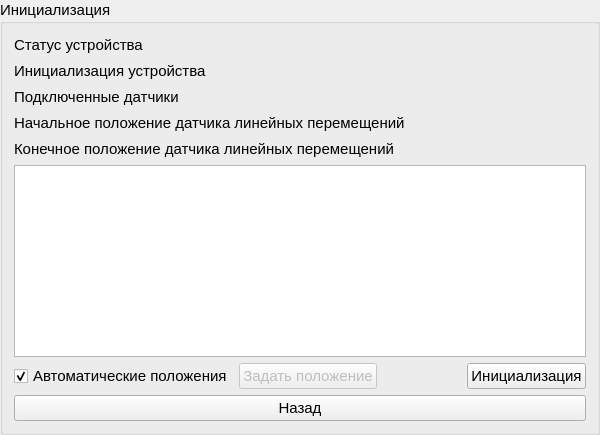
         <widget class="QGroupBox" name="groupBox_init">
          <property name="sizePolicy">
           <sizepolicy hsizetype="Expanding" vsizetype="Preferred">
            <horstretch>0</horstretch>
            <verstretch>0</verstretch>
           </sizepolicy>
          </property>
          <property name="minimumSize">
           <size>
            <width>600</width>
            <height>0</height>
           </size>
          </property>
          <property name="font">
           <font>
            <family>Segoe UI</family>
            <pointsize>11</pointsize>
           </font>
          </property>
          <property name="title">
           <string>Инициализация</string>
          </property>
          <layout class="QVBoxLayout" name="verticalLayout_8">
           <item>
            <layout class="QHBoxLayout" name="horizontalLayout_deviceStatus">
             <item>
              <widget class="QLabel" name="label_deviceStatus">
               <property name="font">
                <font>
                 <family>Segoe UI</family>
                 <pointsize>11</pointsize>
                </font>
               </property>
               <property name="text">
                <string>Статус устройства</string>
               </property>
              </widget>
             </item>
             <item>
              <spacer name="horizontalSpacer_deviceStatus">
               <property name="orientation">
                <enum>Qt::Orientation::Horizontal</enum>
               </property>
               <property name="sizeHint" stdset="0">
                <size>
                 <width>40</width>
                 <height>20</height>
                </size>
               </property>
              </spacer>
             </item>
             <item>
              <widget class="QLabel" name="label_deviceStatusValue">
               <property name="sizePolicy">
                <sizepolicy hsizetype="Preferred" vsizetype="Preferred">
                 <horstretch>0</horstretch>
                 <verstretch>0</verstretch>
                </sizepolicy>
               </property>
               <property name="minimumSize">
                <size>
                 <width>0</width>
                 <height>0</height>
                </size>
               </property>
               <property name="font">
                <font>
                 <family>Segoe UI</family>
                 <pointsize>11</pointsize>
                </font>
               </property>
               <property name="layoutDirection">
                <enum>Qt::LayoutDirection::LeftToRight</enum>
               </property>
               <property name="styleSheet">
                <string notr="true"/>
               </property>
               <property name="text">
                <string/>
               </property>
               <property name="alignment">
                <set>Qt::AlignmentFlag::AlignRight|Qt::AlignmentFlag::AlignTrailing|Qt::AlignmentFlag::AlignVCenter</set>
               </property>
              </widget>
             </item>
            </layout>
           </item>
           <item>
            <layout class="QHBoxLayout" name="horizontalLayout_deviceInit">
             <item>
              <widget class="QLabel" name="label_deviceInit">
               <property name="font">
                <font>
                 <family>Segoe UI</family>
                 <pointsize>11</pointsize>
                </font>
               </property>
               <property name="text">
                <string>Инициализация устройства</string>
               </property>
              </widget>
             </item>
             <item>
              <spacer name="horizontalSpacer_deviceInit">
               <property name="orientation">
                <enum>Qt::Orientation::Horizontal</enum>
               </property>
               <property name="sizeHint" stdset="0">
                <size>
                 <width>40</width>
                 <height>20</height>
                </size>
               </property>
              </spacer>
             </item>
             <item>
              <widget class="QLabel" name="label_deviceInitValue">
               <property name="sizePolicy">
                <sizepolicy hsizetype="Preferred" vsizetype="Preferred">
                 <horstretch>0</horstretch>
                 <verstretch>0</verstretch>
                </sizepolicy>
               </property>
               <property name="minimumSize">
                <size>
                 <width>0</width>
                 <height>0</height>
                </size>
               </property>
               <property name="font">
                <font>
                 <family>Segoe UI</family>
                 <pointsize>11</pointsize>
                </font>
               </property>
               <property name="layoutDirection">
                <enum>Qt::LayoutDirection::LeftToRight</enum>
               </property>
               <property name="text">
                <string/>
               </property>
               <property name="alignment">
                <set>Qt::AlignmentFlag::AlignRight|Qt::AlignmentFlag::AlignTrailing|Qt::AlignmentFlag::AlignVCenter</set>
               </property>
              </widget>
             </item>
            </layout>
           </item>
           <item>
            <layout class="QHBoxLayout" name="horizontalLayout_connectedSensors">
             <item>
              <widget class="QLabel" name="label_connectedSensors">
               <property name="font">
                <font>
                 <family>Segoe UI</family>
                 <pointsize>11</pointsize>
                </font>
               </property>
               <property name="text">
                <string>Подключенные датчики</string>
               </property>
              </widget>
             </item>
             <item>
              <spacer name="horizontalSpacer_connectedSensors">
               <property name="orientation">
                <enum>Qt::Orientation::Horizontal</enum>
               </property>
               <property name="sizeHint" stdset="0">
                <size>
                 <width>40</width>
                 <height>20</height>
                </size>
               </property>
              </spacer>
             </item>
             <item>
              <widget class="QLabel" name="label_connectedSensorsNumber">
               <property name="sizePolicy">
                <sizepolicy hsizetype="Preferred" vsizetype="Preferred">
                 <horstretch>0</horstretch>
                 <verstretch>0</verstretch>
                </sizepolicy>
               </property>
               <property name="minimumSize">
                <size>
                 <width>0</width>
                 <height>0</height>
                </size>
               </property>
               <property name="font">
                <font>
                 <family>Segoe UI</family>
                 <pointsize>11</pointsize>
                </font>
               </property>
               <property name="layoutDirection">
                <enum>Qt::LayoutDirection::LeftToRight</enum>
               </property>
               <property name="text">
                <string/>
               </property>
               <property name="alignment">
                <set>Qt::AlignmentFlag::AlignRight|Qt::AlignmentFlag::AlignTrailing|Qt::AlignmentFlag::AlignVCenter</set>
               </property>
              </widget>
             </item>
            </layout>
           </item>
           <item>
            <layout class="QHBoxLayout" name="horizontalLayout_startingPosition">
             <item>
              <widget class="QLabel" name="label_startingPosition">
               <property name="font">
                <font>
                 <family>Segoe UI</family>
                 <pointsize>11</pointsize>
                </font>
               </property>
               <property name="text">
                <string>Начальное положение датчика линейных перемещений</string>
               </property>
              </widget>
             </item>
             <item>
              <spacer name="horizontalSpacer_startingPosition">
               <property name="orientation">
                <enum>Qt::Orientation::Horizontal</enum>
               </property>
               <property name="sizeHint" stdset="0">
                <size>
                 <width>40</width>
                 <height>20</height>
                </size>
               </property>
              </spacer>
             </item>
             <item>
              <widget class="QLabel" name="label_startingPositionValue">
               <property name="sizePolicy">
                <sizepolicy hsizetype="Preferred" vsizetype="Preferred">
                 <horstretch>0</horstretch>
                 <verstretch>0</verstretch>
                </sizepolicy>
               </property>
               <property name="minimumSize">
                <size>
                 <width>0</width>
                 <height>0</height>
                </size>
               </property>
               <property name="font">
                <font>
                 <family>Segoe UI</family>
                 <pointsize>11</pointsize>
                </font>
               </property>
               <property name="layoutDirection">
                <enum>Qt::LayoutDirection::LeftToRight</enum>
               </property>
               <property name="text">
                <string/>
               </property>
               <property name="alignment">
                <set>Qt::AlignmentFlag::AlignRight|Qt::AlignmentFlag::AlignTrailing|Qt::AlignmentFlag::AlignVCenter</set>
               </property>
              </widget>
             </item>
            </layout>
           </item>
           <item>
            <layout class="QHBoxLayout" name="horizontalLayout_finalPosition">
             <item>
              <widget class="QLabel" name="label_finalPosition">
               <property name="font">
                <font>
                 <family>Segoe UI</family>
                 <pointsize>11</pointsize>
                </font>
               </property>
               <property name="text">
                <string>Конечное положение датчика линейных перемещений</string>
               </property>
              </widget>
             </item>
             <item>
              <spacer name="horizontalSpacer_finalPosition">
               <property name="orientation">
                <enum>Qt::Orientation::Horizontal</enum>
               </property>
               <property name="sizeHint" stdset="0">
                <size>
                 <width>40</width>
                 <height>20</height>
                </size>
               </property>
              </spacer>
             </item>
             <item>
              <widget class="QLabel" name="label_finalPositionValue">
               <property name="sizePolicy">
                <sizepolicy hsizetype="Preferred" vsizetype="Preferred">
                 <horstretch>0</horstretch>
                 <verstretch>0</verstretch>
                </sizepolicy>
               </property>
               <property name="minimumSize">
                <size>
                 <width>0</width>
                 <height>0</height>
                </size>
               </property>
               <property name="font">
                <font>
                 <family>Segoe UI</family>
                 <pointsize>11</pointsize>
                </font>
               </property>
               <property name="layoutDirection">
                <enum>Qt::LayoutDirection::LeftToRight</enum>
               </property>
               <property name="text">
                <string/>
               </property>
               <property name="alignment">
                <set>Qt::AlignmentFlag::AlignRight|Qt::AlignmentFlag::AlignTrailing|Qt::AlignmentFlag::AlignVCenter</set>
               </property>
              </widget>
             </item>
            </layout>
           </item>
           <item>
            <widget class="MyChart" name="Chart_trend"/>
           </item>
           <item>
            <layout class="QHBoxLayout" name="horizontalLayout_menuInit">
             <item>
              <widget class="QCheckBox" name="checkBox_autoinit">
               <property name="sizePolicy">
                <sizepolicy hsizetype="Preferred" vsizetype="Preferred">
                 <horstretch>0</horstretch>
                 <verstretch>0</verstretch>
                </sizepolicy>
               </property>
               <property name="font">
                <font>
                 <family>Segoe UI</family>
                 <pointsize>11</pointsize>
                </font>
               </property>
               <property name="text">
                <string>Автоматические положения</string>
               </property>
               <property name="checked">
                <bool>true</bool>
               </property>
              </widget>
             </item>
             <item>
              <widget class="QPushButton" name="pushButton_set">
               <property name="enabled">
                <bool>false</bool>
               </property>
               <property name="sizePolicy">
                <sizepolicy hsizetype="Preferred" vsizetype="Preferred">
                 <horstretch>0</horstretch>
                 <verstretch>0</verstretch>
                </sizepolicy>
               </property>
               <property name="font">
                <font>
                 <family>Segoe UI</family>
                 <pointsize>11</pointsize>
                </font>
               </property>
               <property name="text">
                <string>Задать положение</string>
               </property>
              </widget>
             </item>
             <item>
              <spacer name="horizontalSpacer_menuInit">
               <property name="orientation">
                <enum>Qt::Orientation::Horizontal</enum>
               </property>
               <property name="sizeHint" stdset="0">
                <size>
                 <width>40</width>
                 <height>20</height>
                </size>
               </property>
              </spacer>
             </item>
             <item>
              <widget class="QPushButton" name="pushButton_init">
               <property name="sizePolicy">
                <sizepolicy hsizetype="Preferred" vsizetype="Preferred">
                 <horstretch>0</horstretch>
                 <verstretch>0</verstretch>
                </sizepolicy>
               </property>
               <property name="font">
                <font>
                 <family>Segoe UI</family>
                 <pointsize>11</pointsize>
                </font>
               </property>
               <property name="text">
                <string>Инициализация</string>
               </property>
              </widget>
             </item>
            </layout>
           </item>
           <item>
            <widget class="QPushButton" name="pushButton_back">
             <property name="text">
              <string>Назад</string>
             </property>
            </widget>
           </item>
          </layout>
         </widget>
